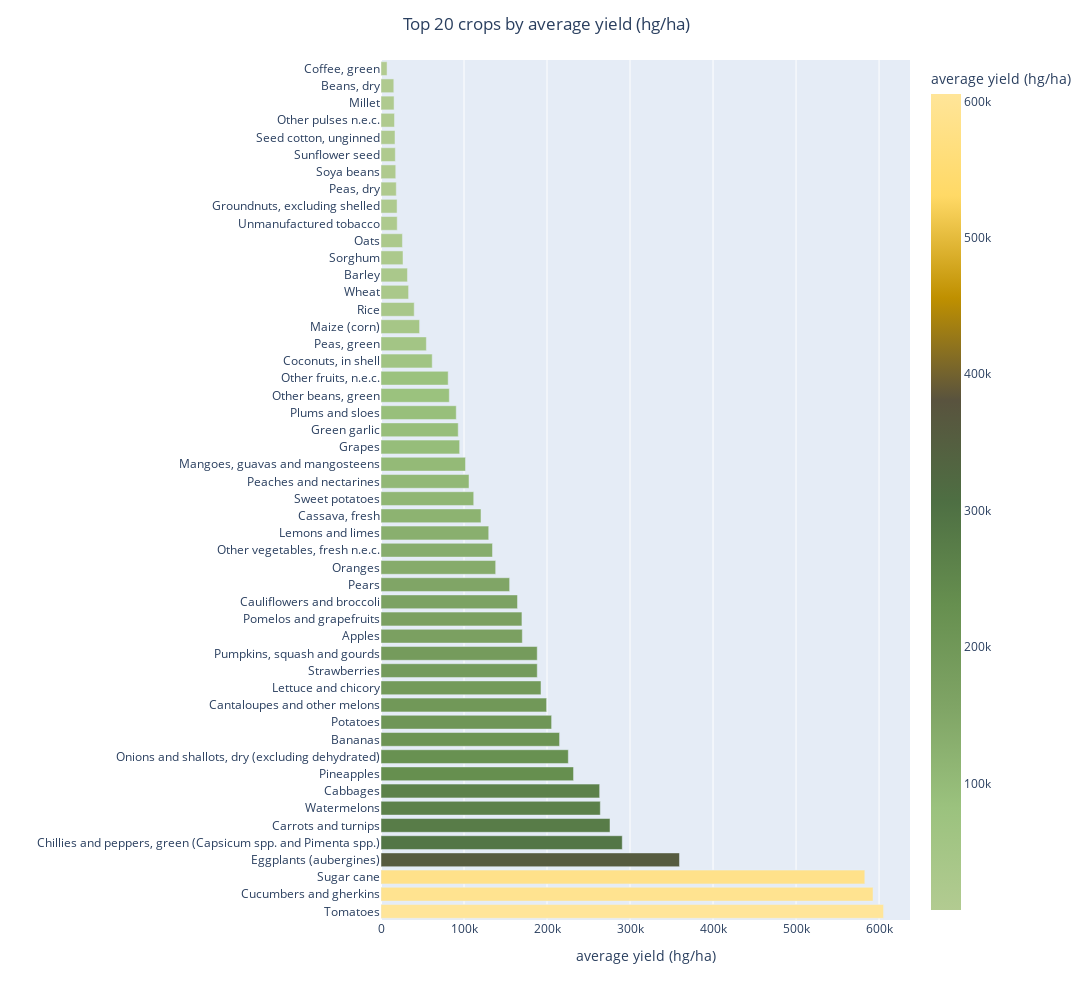

The code cell stored with this chart in its notebook:
### Code cell
fig = px.bar(crops_byyield, x='yield_hg/ha', y='Crop', color='yield_hg/ha', color_continuous_scale=agro)
fig.update_layout(height=1000, width=1500, title_text="Top 20 crops by average yield (hg/ha)", title_x=0.5,xaxis_title='average yield (hg/ha)',yaxis_title = '',
                  coloraxis_colorbar_title='average yield (hg/ha)') 

fig.show()

### Figure 1 — Plotly figure (JSON) as saved in the notebook; plotly's stock layout.template omitted (floating-point values rounded to 4 significant figures)
{"data": [{"alignmentgroup": "True", "hovertemplate": "yield_hg/ha=%{marker.color}<br>Crop=%{y}<extra></extra>", "legendgroup": "", "marker": {"color": [605400.0, 592700.0, 582800.0, 359600.0, 290600.0, 275900.0, 264200.0, 263400.0, 232000.0, 225700.0, 215100.0, 205500.0, 199500.0, 192700.0, 188200.0, 188200.0, 170200.0, 169800.0, 164400.0, 155000.0, 138100.0, 134300.0, 129800.0, 120500.0, 111700.0, 106000.0, 101800.0, 94730.0, 93040.0, 90660.0, 82270.0, 80930.0, 61690.0, 54650.0, 46460.0, 40010.0, 33230.0, 31880.0, 26530.0, 25820.0, 19540.0, 19360.0, 18410.0, 17780.0, 17260.0, 16880.0, 16270.0, 15750.0, 15410.0, 7296.0], "coloraxis": "coloraxis", "pattern": {"shape": ""}}, "name": "", "offsetgroup": "", "orientation": "h", "showlegend": false, "textposition": "auto", "type": "bar", "x": [605400.0, 592700.0, 582800.0, 359600.0, 290600.0, 275900.0, 264200.0, 263400.0, 232000.0, 225700.0, 215100.0, 205500.0, 199500.0, 192700.0, 188200.0, 188200.0, 170200.0, 169800.0, 164400.0, 155000.0, 138100.0, 134300.0, 129800.0, 120500.0, 111700.0, 106000.0, 101800.0, 94730.0, 93040.0, 90660.0, 82270.0, 80930.0, 61690.0, 54650.0, 46460.0, 40010.0, 33230.0, 31880.0, 26530.0, 25820.0, 19540.0, 19360.0, 18410.0, 17780.0, 17260.0, 16880.0, 16270.0, 15750.0, 15410.0, 7296.0], "xaxis": "x", "y": ["Tomatoes", "Cucumbers and gherkins", "Sugar cane", "Eggplants (aubergines)", "Chillies and peppers, green (Capsicum spp. and Pimenta spp.)", "Carrots and turnips", "Watermelons", "Cabbages", "Pineapples", "Onions and shallots, dry (excluding dehydrated)", "Bananas", "Potatoes", "Cantaloupes and other melons", "Lettuce and chicory", "Strawberries", "Pumpkins, squash and gourds", "Apples", "Pomelos and grapefruits", "Cauliflowers and broccoli", "Pears", "Oranges", "Other vegetables, fresh n.e.c.", "Lemons and limes", "Cassava, fresh", "Sweet potatoes", "Peaches and nectarines", "Mangoes, guavas and mangosteens", "Grapes", "Green garlic", "Plums and sloes", "Other beans, green", "Other fruits, n.e.c.", "Coconuts, in shell", "Peas, green", "Maize (corn)", "Rice", "Wheat", "Barley", "Sorghum", "Oats", "Unmanufactured tobacco", "Groundnuts, excluding shelled", "Peas, dry", "Soya beans", "Sunflower seed", "Seed cotton, unginned", "Other pulses n.e.c.", "Millet", "Beans, dry", "Coffee, green"], "yaxis": "y"}], "layout": {"barmode": "relative", "coloraxis": {"colorbar": {"title": {"text": "average yield (hg/ha)"}}, "colorscale": [[0, "#b2cb91"], [0.125, "#9bc27e"], [0.25, "#7fa465"], [0.375, "#668f4f"], [0.5, "#4e6f43"], [0.625, "#59533e"], [0.75, "#bf9000"], [0.875, "#ffd966"], [1, "#ffe599"]]}, "height": 1000, "legend": {"tracegroupgap": 0}, "margin": {"t": 60}, "title": {"text": "Top 20 crops by average yield (hg/ha)", "x": 0.5}, "width": 1500, "xaxis": {"anchor": "y", "domain": [0, 1], "title": {"text": "average yield (hg/ha)"}}, "yaxis": {"anchor": "x", "domain": [0, 1], "title": {"text": ""}}}}
